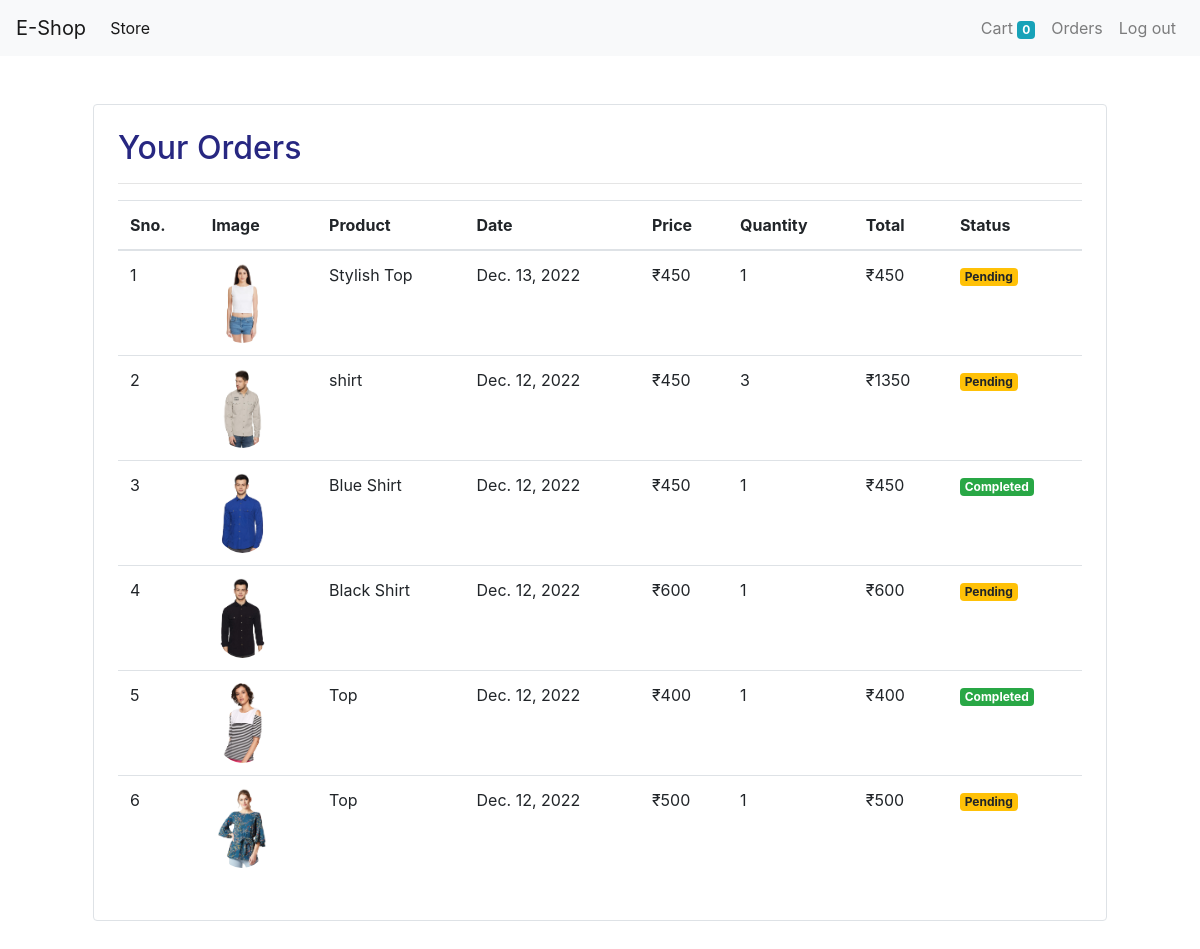
/orders (signed in), run on the app's committed database.
### store/models/orders.py (models this page shows, shortened)
class Order(models.Model):
    product = models.ForeignKey(Product, on_delete=models.CASCADE)
    customer = models.ForeignKey(Customer, on_delete=models.CASCADE)
    quantity = models.IntegerField(default=1)
    price = models.IntegerField()
    address = models.CharField(max_length=50, default='', blank=True)
    phone = models.CharField(max_length=50, default='', blank=True)
    date = models.DateField(default=datetime.datetime.today)
    status = models.BooleanField(default=False)
    @staticmethod
    def get_orders_by_customer(customer_id):
        return Order \
            .objects \
            .filter(customer=customer_id)\
            .order_by('-date')

### store/models/product.py (models this page shows, shortened)
class Product(models.Model):
    name = models.CharField(max_length=50)
    price = models.IntegerField(default=0)
    category = models.ForeignKey(Category, on_delete=models.CASCADE,default=1)
    description = models.CharField(max_length=200, default='',null=True,blank=True)
    image = models.ImageField(upload_to='uploads/products/')

### store/middlewares/auth.py (the view)
    def middleware(request):
        if not request.session.get('customer'):
            returnUrl = request.META['PATH_INFO']
            return redirect(f'login?return_url={returnUrl}')
        response = get_response(request)
        return response

### store/templatetags/custom_filter.py (called while the page is built)
@register.filter(name='currency')
def currency(number):
    return "₹" + str(number)

@register.filter(name='multiply')
def multiply(number, number1):
    return number * number1

### store/views/orders.py (called while the page is built)
    def get(self, request):
        customer = request.session.get('customer')
        orders = Order.get_orders_by_customer(customer)
        print(orders)
        return render(request, 'orders.html', {'orders': orders})

### store/templates/orders.html
{% extends 'base.html' %}
{% block content %}
{% load cart %}
{% load custom_filter %}
<div class="container">
    <div class="border rounded p-4 m-5">
        <h2 style="color:rgb(39, 39, 129)">Your Orders</h2>
        <hr>
        <table class="table">
            <thead>
                <tr>
                    <th>Sno.</th>
                    <th>Image</th>
                    <th>Product</th>
                    <th>Date</th>
                    <th>Price</th>
                    <th>Quantity</th>
                    <th>Total</th>
                    <th>Status</th>
                </tr>
            </thead>
            <tbody>
                {% for order in orders %}
                <tr>
                    <td>{{forloop.counter}}</td>
                    <td><img style="height: 80px;" class="rounded-circle" src="{{order.product.image.url}}" alt=""></td>
                    <td>{{order.product.name}}</td>
                    <td>{{order.date}}</td>
                    <td>{{order.price|currency}}</td>
                    <td>{{order.quantity}}</td>
                    <td>{{order.quantity|multiply:order.price|currency}}</td>
                    {% if order.status %}
                    <td><small class="badge badge-success">Completed</small></td>
                    {% else %}
                    <td><small class="badge badge-warning">Pending</small></td>
                    {% endif %}
                </tr>
                {% endfor %}
            </tbody>
    </div>
</div>
{% endblock %}

### data on the page
Order: product.image (picture), product.name "Stylish Top", date "Dec. 13, 2022", price "₹450", quantity "1", quantity|multiply "₹450", status "Pending"
Order: product.image (picture), product.name "shirt", date "Dec. 12, 2022", price "₹450", quantity "3", quantity|multiply "₹1350", status "Pending"
Order: product.image (picture), product.name "Blue Shirt", date "Dec. 12, 2022", price "₹450", quantity "1", quantity|multiply "₹450", status "Completed"
Order: product.image (picture), product.name "Black Shirt", date "Dec. 12, 2022", price "₹600", quantity "1", quantity|multiply "₹600", status "Pending"
Order: product.image (picture), product.name "Top", date "Dec. 12, 2022", price "₹400", quantity "1", quantity|multiply "₹400", status "Completed"
Order: product.image (picture), product.name "Top", date "Dec. 12, 2022", price "₹500", quantity "1", quantity|multiply "₹500", status "Pending"

### other printed values
{{ request.session.cart.keys|length }} "0"
